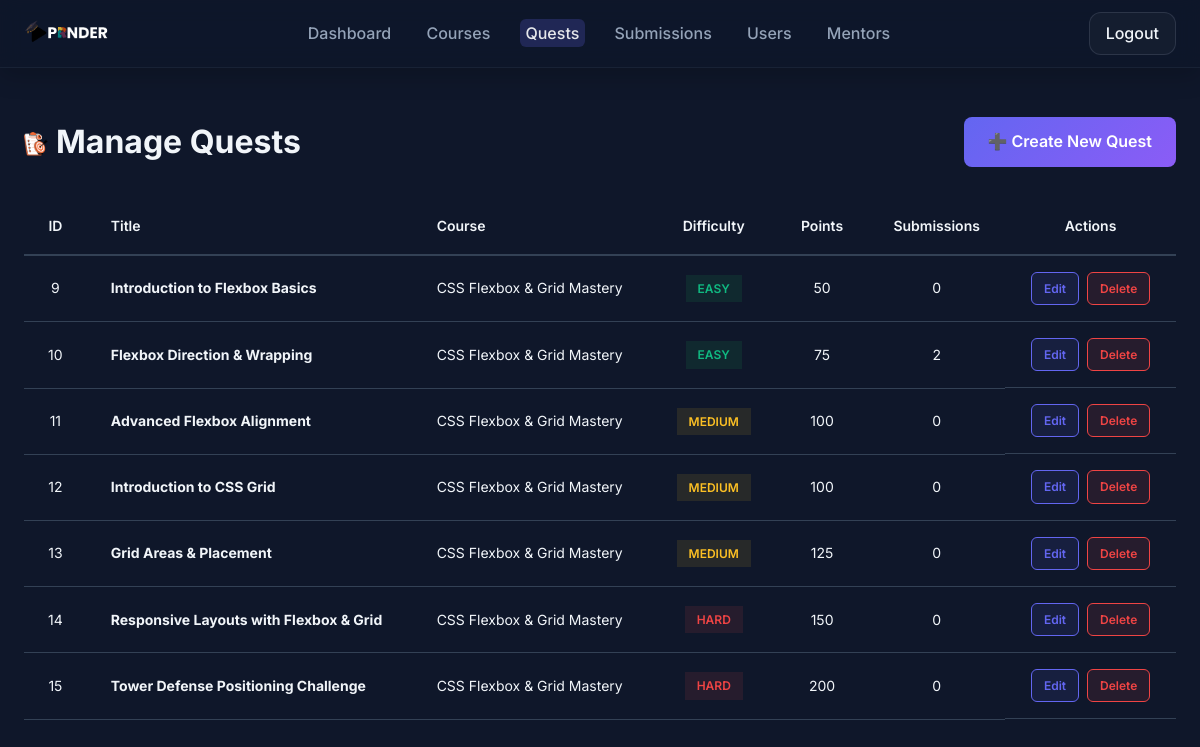
The app's page /public/admin/quests.php (signed in) with its own data.
### tables this page shows
CREATE TABLE `quests` (
  `id` int(10) UNSIGNED NOT NULL,
  `course_id` int(10) UNSIGNED NOT NULL,
  `title` varchar(150) NOT NULL,
  `description` text NOT NULL,
  `difficulty` enum('easy','medium','hard') NOT NULL DEFAULT 'easy',
  `max_points` int(10) UNSIGNED NOT NULL DEFAULT 10,
  `created_at` timestamp NOT NULL DEFAULT current_timestamp()
);

CREATE TABLE `courses` (
  `id` int(10) UNSIGNED NOT NULL,
  `title` varchar(150) NOT NULL,
  `description` text DEFAULT NULL,
  `created_by` int(10) UNSIGNED NOT NULL,
  `created_at` timestamp NOT NULL DEFAULT current_timestamp()
);

### src/db.php (called while the page is built, shortened)
<?php
function db(): PDO {
    static $pdo = null;
    if ($pdo instanceof PDO) {
        return $pdo;
    }
    $dsn = 'mysql:host=' . DB_HOST . ';dbname=' . DB_NAME . ';charset=utf8mb4';
    $options = [
        PDO::ATTR_ERRMODE => PDO::ERRMODE_EXCEPTION,
        PDO::ATTR_DEFAULT_FETCH_MODE => PDO::FETCH_ASSOC,
        PDO::ATTR_EMULATE_PREPARES => false,
    ];
    $pdo = new PDO($dsn, DB_USER, DB_PASS, $options);
    return $pdo;
}

### public/admin/quests.php (the view, shortened to what this page needs)
<?php
$action = $_GET['action'] ?? 'list';
$questsStmt = db()->query('
    SELECT q.*, c.title as course_title,
           COUNT(DISTINCT s.id) as submission_count
    FROM quests q
    INNER JOIN courses c ON c.id = q.course_id
    LEFT JOIN submissions s ON s.quest_id = q.id
    GROUP BY q.id
    ORDER BY q.created_at DESC
');
$quests = $questsStmt->fetchAll();
?>
<!DOCTYPE html>
<html lang="en">
<head>
    <link rel="stylesheet" href="../styles.css">
</head>
<body>
    <nav class="navbar">
        <div class="container">
            <div class="nav-content">
                <a href="../index.php" class="logo">
                    <img src="../../images/APRNDR (4).png" alt="Aprnder Logo" style="height: 48px; width: auto;">
                </a>
                <ul class="nav-links">
                    <li><a href="dashboard.php">Dashboard</a></li>
                    <li><a href="courses.php">Courses</a></li>
                    <li><a href="quests.php" class="active">Quests</a></li>
                    <li><a href="submissions.php">Submissions</a></li>
                    <li><a href="users.php">Users</a></li>
                    <li><a href="mentors.php">Mentors</a></li>
                </ul>
                <a href="../logout.php" class="btn-login">Logout</a>
            </div>
        </div>
    </nav>
    <section class="admin-section">
        <div class="container">
            <?php if ($action === 'list'): ?>
                <div class="admin-header">
                    <h1><img src="../../images/Task.png" alt="Quests" style="width: 24px; height: 24px; object-fit: contain; vertical-align: middle; margin-right: 8px;">Manage Quests</h1>
                    <a href="?action=create" class="btn btn-primary">➕ Create New Quest</a>
                </div>
                <?php if (!empty($quests)): ?>
                    <div class="admin-table-wrapper">
                        <table class="admin-table">
                            <thead>
                                <tr>
                                    <th>ID</th>
                                    <th>Title</th>
                                    <th>Course</th>
                                    <th>Difficulty</th>
                                    <th>Points</th>
                                    <th>Submissions</th>
                                    <th>Actions</th>
                                </tr>
                            </thead>
                            <tbody>
                                <?php foreach ($quests as $q): ?>
                                    <tr>
                                        <td><?php echo $q['id']; ?></td>
                                        <td><strong><?php echo htmlspecialchars($q['title']); ?></strong></td>
                                        <td><?php echo htmlspecialchars($q['course_title']); ?></td>
                                        <td>
                                            <span class="difficulty-badge difficulty-<?php echo $q['difficulty']; ?>">
                                                <?php echo ucfirst($q['difficulty']); ?>
                                            </span>
                                        </td>
                                        <td><?php echo $q['max_points']; ?></td>
                                        <td><?php echo (int)$q['submission_count']; ?></td>
                                        <td class="action-buttons">
                                            <a href="?action=edit&id=<?php echo $q['id']; ?>" class="btn-small btn-edit">Edit</a>
                                            <a href="?delete=<?php echo $q['id']; ?>" class="btn-small btn-delete" onclick="return confirm('Are you sure?')">Delete</a>
                                        </td>
                                    </tr>
                                <?php endforeach; ?>
                            </tbody>
                        </table>
                    </div>
                <?php endif; ?>
            <?php endif; ?>
        </div>
    </section>
</body>
</html>

### records on screen
quests: id "9", title "Introduction to Flexbox Basics", course.title "CSS Flexbox & Grid Mastery", difficulty "EASY", max_points "50", submission_count "0"
quests: id "10", title "Flexbox Direction & Wrapping", course.title "CSS Flexbox & Grid Mastery", difficulty "EASY", max_points "75", submission_count "2"
quests: id "11", title "Advanced Flexbox Alignment", course.title "CSS Flexbox & Grid Mastery", difficulty "MEDIUM", max_points "100", submission_count "0"
quests: id "12", title "Introduction to CSS Grid", course.title "CSS Flexbox & Grid Mastery", difficulty "MEDIUM", max_points "100", submission_count "0"
quests: id "13", title "Grid Areas & Placement", course.title "CSS Flexbox & Grid Mastery", difficulty "MEDIUM", max_points "125", submission_count "0"
quests: id "14", title "Responsive Layouts with Flexbox & Grid", course.title "CSS Flexbox & Grid Mastery", difficulty "HARD", max_points "150", submission_count "0"
quests: id "15", title "Tower Defense Positioning Challenge", course.title "CSS Flexbox & Grid Mastery", difficulty "HARD", max_points "200", submission_count "0"
